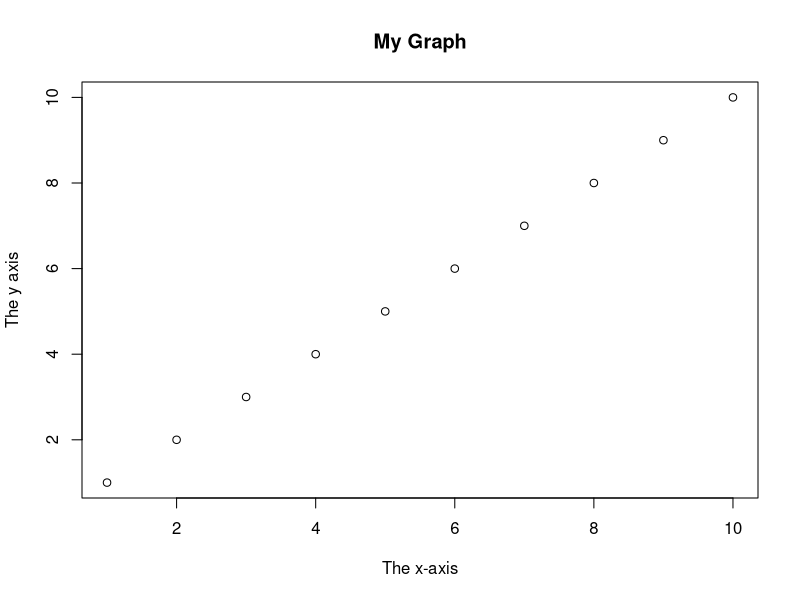
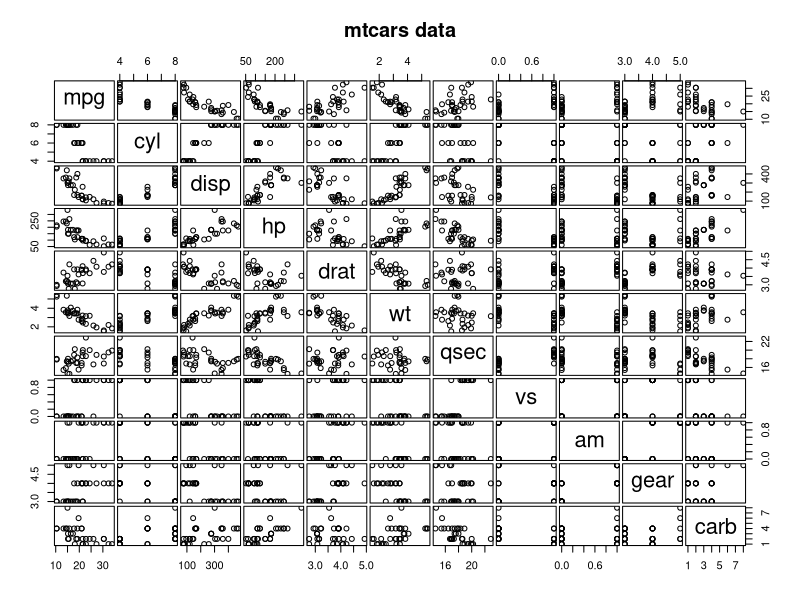
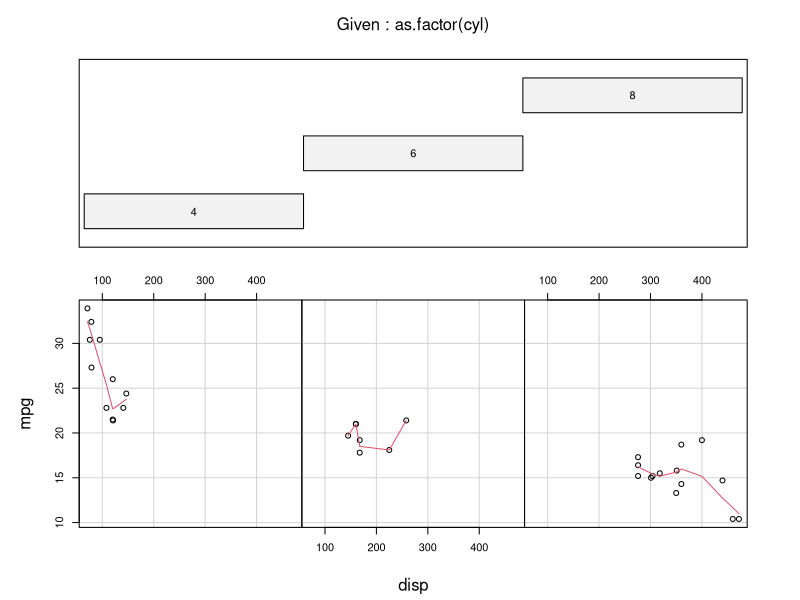

Generate these figures, in order, with R:
"Hello World"
5
12
13


3+2


plot(1:10, main="My Graph", xlab="The x-axis", ylab="The y axis")

# x-axis values
x <- c("A", "B", "C", "D")
# y-axis values
y <- c(2, 4, 6, 8)

#barplot(y, names.arg = x)

?mtcars

require(graphics)
pairs(mtcars, main = "mtcars data", gap = 1/4)
coplot(mpg ~ disp | as.factor(cyl), data = mtcars,
       panel = panel.smooth, rows = 1)
## possibly more meaningful, e.g., for summary() or bivariate plots:
mtcars2 <- within(mtcars, {
  vs <- factor(vs, labels = c("V", "S"))
  am <- factor(am, labels = c("automatic", "manual"))
  cyl  <- ordered(cyl)
  gear <- ordered(gear)
  carb <- ordered(carb)
})
summary(mtcars2)



# Create a data frame
Data_Frame <- data.frame (
  Training = c("Strength", "Stamina", "Other"),
  Pulse = c(100, 150, 120),
  Duration = c(60, 30, 45)
)

# Print the data frame
Data_Frame



